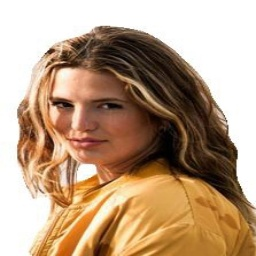
#> input picture photo_preproc/photo2_preproc/image0079.jpg, 256 x 256 px, found by its file name
$ jupyter execute --allow-errors Untitled.ipynb
#> lines starting #> are read from the running program, lines starting #| are printed output that depends on the picture
[cell 1]
import numpy as np
import cv2

path = "/Users/alicepannequin/code/dataset/photo/photo2/image0079.jpg"
image = cv2.imread(path)
#> image is the input picture: shape (256, 256, 3); mean B, G, R 131.1, 158, 186.5
y=0
x=0
h=220
crop = image[y:y+h, x:x+h]
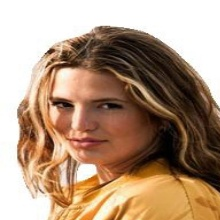
#> crop: shape (220, 220, 3); mean B, G, R 126.1, 149.6, 177.8
cv2.imshow('image', crop)
cv2.waitKey(0)

[cell 2]
import cv2

img = cv2.imread("/Users/alicepannequin/code/dataset/photo/photo2/image0079.jpg")
print(type(img))
#| <class 'numpy.ndarray'>

# Shape of the image
print("Shape of the image", img.shape)
#| Shape of the image (256, 256, 3)

# [rows, columns]
crop = img[50:180, 100:300]
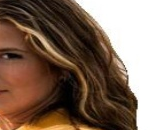
#> crop: shape (130, 156, 3); mean B, G, R 87.5, 103.3, 126.5

cv2.imshow('original', img)
cv2.imshow('cropped', crop)
cv2.waitKey(0)
cv2.destroyAllWindows()

$ run again, with photo_preproc/photo2_preproc/image0003.jpg copied over photo_preproc/photo2_preproc/image0079.jpg
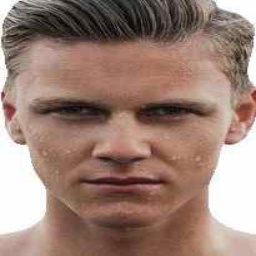
#> input picture photo_preproc/photo2_preproc/image0003.jpg, 256 x 256 px, found by its file name
#> image is the input picture: shape (256, 256, 3); mean B, G, R 116.9, 128.3, 155.4
#> `crop = image[y:y+h, x:x+h]`:
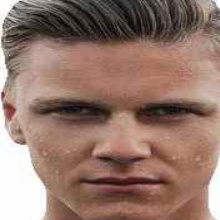
#> crop: shape (220, 220, 3); mean B, G, R 107, 118.8, 147.4
#| <class 'numpy.ndarray'>
#| Shape of the image (256, 256, 3)
#> `crop = img[50:180, 100:300]`:
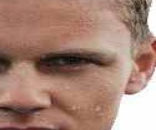
#> crop: shape (130, 156, 3); mean B, G, R 117.5, 131.7, 166.9

$ run again, with photo_preproc/photo2_preproc/image0005.jpg copied over photo_preproc/photo2_preproc/image0079.jpg
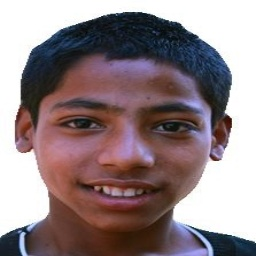
#> input picture photo_preproc/photo2_preproc/image0005.jpg, 256 x 256 px, found by its file name
#> image is the input picture: shape (256, 256, 3); mean B, G, R 133.3, 130.2, 146.1
#> `crop = image[y:y+h, x:x+h]`:
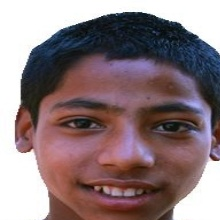
#> crop: shape (220, 220, 3); mean B, G, R 124.6, 121.1, 139.9
#| <class 'numpy.ndarray'>
#| Shape of the image (256, 256, 3)
#> `crop = img[50:180, 100:300]`:
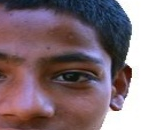
#> crop: shape (130, 156, 3); mean B, G, R 121.6, 114.5, 133.8

$ run again, with photo_preproc/photo2_preproc/image0011.jpg copied over photo_preproc/photo2_preproc/image0079.jpg
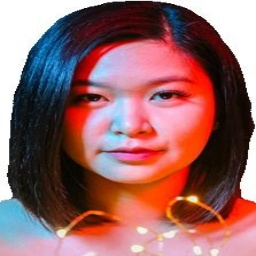
#> input picture photo_preproc/photo2_preproc/image0011.jpg, 256 x 256 px, found by its file name
#> image is the input picture: shape (256, 256, 3); mean B, G, R 104, 103.3, 150.7
#> `crop = image[y:y+h, x:x+h]`:
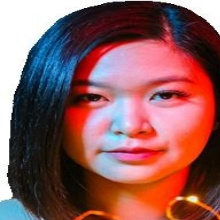
#> crop: shape (220, 220, 3); mean B, G, R 92.9, 92.3, 141.5
#| <class 'numpy.ndarray'>
#| Shape of the image (256, 256, 3)
#> `crop = img[50:180, 100:300]`:
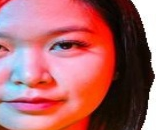
#> crop: shape (130, 156, 3); mean B, G, R 103.8, 100.7, 173.5
